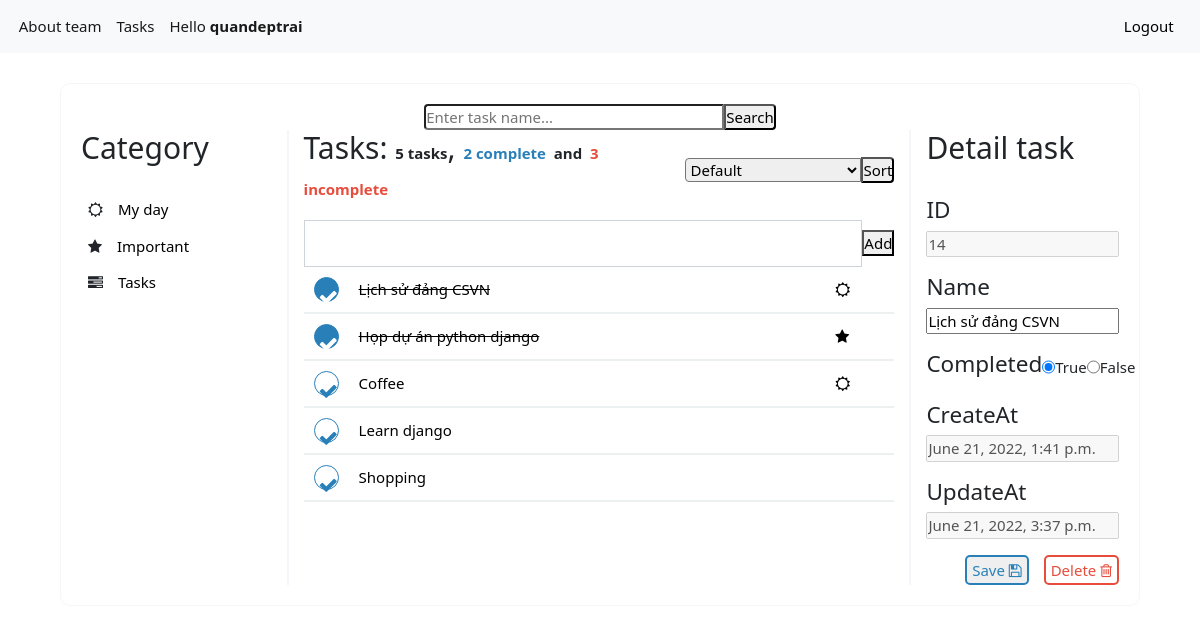
The app's page /list/3/task/14?keyword=None&sort=None (signed in) with its own data.
### tasks/models.py (models this page shows, shortened)
class Task(models.Model):
    user = models.ForeignKey(User,
                             on_delete=models.CASCADE,
                             null=True, blank=True)
    name = models.TextField(max_length=255)
    createdAt = models.DateTimeField(auto_now_add=True)
    updatedAt = models.DateTimeField(auto_now=True)
    complete = models.BooleanField(default=False)
    category = models.ForeignKey(Category,
                                   on_delete=models.CASCADE,
                                   blank=True, null=True)

### tasks/views.py (the view)
# urls.py: path('list/<int:category_id>/task/<int:task_id>', detail_view, name = 'detail'),
def detail_view(request, category_id, task_id):
    keyword = request.GET.get('keyword')
    sort = request.GET.get('sort')
    if keyword == "None":
        keyword = ''
    if sort == "None":
        sort = ''
    task = Task.objects.get(id=task_id)
    user = request.user if request.user.is_authenticated else None
    tasks = Task.objects.all()
    if keyword:
        tasks = Task.objects.filter(name__icontains = keyword)
    if category_id != 3:
        tasks = tasks.filter(category__id = category_id)
        if category_id == 1:
            dt = datetime.datetime.now()
            tasks = tasks.filter(createdAt__contains = datetime.date(dt.year, dt.month, dt.day))
    tasks = tasks.filter(user=user)
    if sort=="1":
        tasks = tasks.order_by('name').values()
    if sort=="2":
        tasks = tasks.order_by('complete').values()
    count_complete = tasks.filter(complete = True).count()
    count_incomplete = tasks.filter(complete = False).count()
    context = {
        'keyword': keyword,
        'task': task,
        'tasks': tasks,
        'category_id': category_id,
        'count_complete': count_complete,
        'count_incomplete': count_incomplete,
        'typesort': sort,
        'form':TaskForm()
    }
    return render(request, 'list.html', context)

### tasks/forms.py
class TaskForm(forms.Form):
    name = forms.CharField(label='', required=False,
                           widget=forms.TextInput(attrs={'class':'form-control'}),
                           max_length=255)

### tasks/templates/list.html (shortened to what this page needs)
{%extends 'base.html'%} {%load static%} {%block css%}
<link rel="stylesheet" href="{% static 'css/list.css' %}" /> {% endblock %}
{%block body%}
<div class="list-form">
  <div class="search-task">
    <form>
      <input
        type="text"
        name="keyword"
        class="input-text-search"
        id="keyword"
        value="{{keyword|default:''}}"
        placeholder="Enter task name..."
      />
      <input type="submit" class="input-submit-search" value="Search" />
  </div>
  <div class="main-list-task">
    <div class="category-task">
      <h2>Category</h2>
      <div class="menu-category">
        <ul>
          <li>
            <i class="fa fa-sun-o" aria-hidden="true"></i
            ><a href="{% url 'tasks:list' 1 %}">My day</a>
          </li>
          <li>
            <i class="fa fa-star" aria-hidden="true"></i
            ><a href="{% url 'tasks:list' 2 %}">Important</a>
          </li>
          <li>
            <i class="fa fa-tasks" aria-hidden="true"></i
            ><a href="{% url 'tasks:list' 3 %}">Tasks</a>
          </li>
        </ul>
      </div>
    </div>
    <div class="list-task">
      <div class="list-task-top">
        <h2 style="display: inline-block">
        {% if category_id == 1 %}
          My day:
        {% elif category_id == 2 %}
          Important:
        {% else %}
          Tasks:
        {% endif %}
        <b>{{tasks.count}} tasks</b>,
        <b style="color: #2980b9">{{count_complete}} complete</b>
        <b> and</b>
        <b style="color: #e74c3c">{{count_incomplete}} incomplete</b>
        </h2>
        <div>
          <form>
            <select class="selected-box-sort" name="sort">
              {% if typesort %}
                {% if typesort == "0" %}
                <option value=0 selected="selected">Default</option>
                <option value=1>Sort by name</option>
                <option value=2>Complete/Incomplete</option>
                {%elif typesort == "1"%}
                <option value=0>Default</option>
                <option value=1 selected="selected">Sort by name</option>
                <option value=2>Complete/Incomplete</option>
                {%elif typesort == "2"%}
                <option value=0>Default</option>
                <option value=1>Sort by name</option>
                <option value=2 selected="selected">Complete/Incomplete</option>
                {%endif%}
              {% else%}
                <option value=0>Default</option>
              {% endif %}
            </select>
            <input class="sort-task-by-name" type="submit" value="Sort"/>
          </form>
        </div>
      </div>
      <div class="add-task">
        <form action="{% url 'tasks:add_task' category_id %}" method = "post">{% csrf_token %}
            {{form}}
          <input type="submit" class="input-submit-search" value="Add" />
        </form>
      </div>
      <div>
        <div class="show-list">
          {% for task in tasks%}
          <div class="task">
            <a class="task-complete" style="width: 25px; height: 25px; border-radius: 50%; color: {% if task.complete %}white{% else %}#2980b9{% endif %}; background-color: {% if task.complete %}#2980b9{% else %}white{% endif %}"href="/list/{{category_id}}/task/{{task.id}}/complete?keyword={{keyword}}&sort={{typesort}}"><i class="fa fa-check" aria-hidden="true"></i></a>
            <a href="/list/{{category_id}}/task/{{task.id}}?keyword={{keyword}}&sort={{typesort}}"
              style="text-decoration-line: {% if task.complete %}line-through{% else %}none{% endif %}; color: black"
            >{{task.name}}</a>
           {% if category_id == 3 %}
            <a href="#" style="color:black">{% if task.category_id == 1 %}
            <i class="fa fa-sun-o" aria-hidden="true"></i>
            {% elif task.category_id == 2 %}
            <i class="fa fa-star" aria-hidden="true"></i>
            {% endif %}</a>{% endif %}
          </div>
          {% endfor %}
        </div>
      </div>
    </div>
    <div class="detail-task">
      <h2>Detail task</h2>
      {%if task%}
        <form action="{% url 'tasks:update' category_id task.id  %}" method="post"> {% csrf_token %}
          <div class="detail" style="margin-top: 30px">
            <h4>ID</h4>
            <input type="text" name='id' value="{{task.id}}" style="margin-bottom: 16px; width: 100%;" disabled="disabled">
            <h4>Name</h4>
            <input type="text" name='name' value="{{task.name}}" style="margin-bottom: 16px; width: 100%;">
            <div style="display: flex; justify-content: space-between;  margin-bottom: 16px; align-items: center;">
              <h4 style="display: inline-block;">Completed</h4>
              {%if task.complete%}
                <input type="radio" name="iscomplete" id="complete" value="True" checked style="width: 20px; height: 20px;" checked>
                <label for="complete">True</label>
                <input type="radio" name="iscomplete" id="incomplete" value="False" style="width: 20px; height: 20px;">
                <label for="incomplete">False</label>
                {%else%}
                <input type="radio" name="iscomplete" id="complete" value="True" checked style="width: 20px; height: 20px;">
                <label for="complete">True</label>
                <input type="radio" name="iscomplete" id="incomplete" value="False" style="width: 20px; height: 20px;"  checked>
                <label for="incomplete">False</label>
              {%endif%}
            </div>
            <h4>CreateAt</h4>
            <input type="text" name='x' value="{{task.createdAt}}" style="margin-bottom: 16px; width: 100%;"  disabled="disabled">
            <h4>UpdateAt</h4>
            <input type="text" name='x' value="{{task.updatedAt}}" style="margin-bottom: 16px; width: 100%;"  disabled="disabled">
          </div>
          <div>
            <div class="submit-save-delete">
              <button class="submit-save">Save <i class="fa fa-floppy-o" aria-hidden="true"></i></button>
              <a class="submit-delete" href="{% url 'tasks:delete' category_id task.id  %}">Delete <i class="fa fa-trash-o" aria-hidden="true"></i></a>
            </div>
          </div>
        </form>
      {%endif%}
    </div>
  </div>
</div>
{% endblock %}

### todolist/templates/base.html (shortened to what this page needs)
<!DOCTYPE html>
<html lang="en">
  <head>
    {% load static %}
    <link
      rel="stylesheet"
      type="text/css"
      href="https://cdnjs.cloudflare.com/ajax/libs/normalize/3.0.2/normalize.min.css"
    />
    <link
      rel="stylesheet"
      type="text/css"
      href="https://cdnjs.cloudflare.com/ajax/libs/skeleton/2.0.4/skeleton.min.css"
    />
    <link
      rel="stylesheet"
      type="text/css"
      href="{% static 'css/style.css' %}"
    />
    {% block css %}{% endblock %}
    <link
      href="https://cdn.jsdelivr.net/npm/bootstrap@5.1.3/dist/css/bootstrap.min.css"
      rel="stylesheet"
    />
    <link
      rel="stylesheet"
      href="https://cdnjs.cloudflare.com/ajax/libs/font-awesome/4.7.0/css/font-awesome.min.css"
    />
  </head>
  <body>
    <nav
      class="navbar navbar-expand-lg navbar-light bg-light"
      style="font-size: 15px"
    >
      <div class="container-fluid">
        <div class="collapse navbar-collapse" id="navbarSupportedContent">
          <ul class="navbar-nav me-auto mb-2 mb-lg-0">
            <li class="nav-item">
              <a class="nav-link active" aria-current="page" href="/"
                >About team</a
              >
            </li>
            {% if not user.is_authenticated %}
            <li class="nav-item">
              <a
                class="nav-link active"
                aria-current="page"
                href="{% url 'auth:login' %}"
                >Login</a
              >
            </li>
            {%else%}
            <li class="nav-item">
              <a
                class="nav-link active"
                aria-current="page"
                href="{% url 'tasks:list' 1 %}"
                >Tasks</a
              >
            </li>
            <li class="nav-item">
              <a class="nav-link active" aria-current="page" href="#"
                >Hello <strong>{{user.username}}</strong></a
              >
            </li>
            {% endif %}
          </ul>
          {% if user.is_authenticated %}
          <a
            class="nav-link active"
            aria-current="page"
            href="{% url 'auth:logout' %}"
            style="color: black"
            >Logout</a
          >
          {% endif %}
        </div>
      </div>
    </nav>
    {% block body %}{% endblock %}
  </body>
</html>

### todolist/static/css/style.css (style rules this page uses)
* { font-size: 15px; margin: 0px; padding: 0px; box-sizing: border-box; }

### tasks/static/css/list.css (style rules this page uses)
.list-form { margin: 0 auto; margin-top: 30px; width: 90%; border: 1px solid #f5f6fa; border-radius: 10px; padding: 20px; }
.list-form .search-task form { display: flex; align-items: center; justify-content: center; }
.list-form .search-task form input, .list-task input { border-radius: 0; }
.selected-box-sort { border-radius: 0; }
.list-form .search-task form .input-text-search, .selected-box-sort { border-bottom-left-radius: 4px; border-top-left-radius: 4px; }
.list-form .search-task form .input-text-search { width: 300px; }
.list-form .search-task form .input-submit-search, .list-task .sort-task-by-name { border-bottom-right-radius: 4px; border-top-right-radius: 4px; }
.category-task h2, .detail-task h2 { margin-bottom: 25px; }
.list-task-top { margin-bottom: 0px; }
.list-form .main-list-task { display: flex; width: 100%; }
.list-form .main-list-task .category-task { width: 20%; border-right: 2px solid #f5f6fa; }
.list-form .main-list-task .category-task .menu-category ul { padding-left: 0px; }
.list-form .main-list-task .category-task .menu-category ul li { list-style: none; margin-bottom: 0px; padding: 7px; }
.list-form .main-list-task .category-task .menu-category ul li a { text-decoration: none; margin-left: 15px; color: black; }
.list-form .main-list-task .list-task { width: 60%; padding: 0px 15px 0px 15px; border-right: 2px solid #f5f6fa; }
.list-form .main-list-task .list-task .list-task-top { display: flex; justify-content: space-between; align-items: center; }
.list-form .main-list-task .list-task .list-task-top div { display: flex; align-items: center; justify-content: flex-end; }
.list-form .main-list-task .list-task .add-task { margin-top: 10px; }
.list-form .main-list-task .list-task .add-task form { display: flex; align-items: center; }
.list-form .main-list-task .list-task .add-task form input:nth-child(2) { font-size: 1.5rem; }
.list-form .main-list-task .list-task .show-list .task { display: flex; align-items: center; gap: 20px; border-bottom: 2px solid #ecf0f1; padding: 10px; }
.list-form .main-list-task .list-task .show-list .task a:nth-child(2) { width: 80%; }
.list-form .main-list-task .detail-task { padding-left: 15px; width: 20%; }
.main-list-task a { text-decoration: none; }
.task-complete { border: 1px solid #2980b9; border-radius: 5px; padding: 4px; width: 90px; font-size: 1.3rem; text-align: center; }
.submit-save, .submit-delete { height: 100%; border-radius: 5px; padding: 2px 5px 2px 5px; }
.submit-save { color: #2980b9; border: 2px solid #2980b9; }
.submit-delete { color: #e74c3c; border: 2px solid #e74c3c; }
.submit-save-delete { display: flex; align-items: center; justify-content: flex-end; gap: 1rem; }

### records on screen
Task: name "Lịch sử đảng CSVN", id "14", x "June 21, 2022, 1:41 p.m.", x "June 21, 2022, 3:37 p.m."
Task: name "Họp dự án python django"
Task: name "Coffee"
Task: name "Learn django"
Task: name "Shopping"

### other values on screen
{{ user.username }} "quandeptrai"
{{ tasks.count }} "5"
{{ count_complete }} "2"
{{ count_incomplete }} "3"
